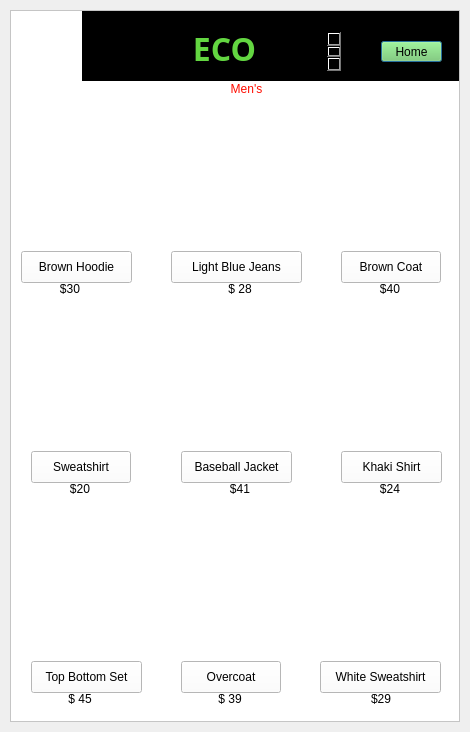
<?xml version="1.0" encoding="UTF-8"?>
<ui version="4.0">
 <class>menwindow</class>
 <widget class="QDialog" name="menwindow">
  <property name="geometry">
   <rect>
    <x>0</x>
    <y>0</y>
    <width>470</width>
    <height>732</height>
   </rect>
  </property>
  <property name="windowTitle">
   <string>Dialog</string>
  </property>
  <layout class="QVBoxLayout" name="verticalLayout">
   <property name="leftMargin">
    <number>10</number>
   </property>
   <property name="topMargin">
    <number>10</number>
   </property>
   <property name="rightMargin">
    <number>10</number>
   </property>
   <property name="bottomMargin">
    <number>10</number>
   </property>
   <item>
    <widget class="QScrollArea" name="scrollArea">
     <property name="styleSheet">
      <string notr="true">background-color: rgb(255, 255, 255);</string>
     </property>
     <property name="widgetResizable">
      <bool>true</bool>
     </property>
     <widget class="QWidget" name="scrollAreaWidgetContents">
      <property name="geometry">
       <rect>
        <x>0</x>
        <y>0</y>
        <width>448</width>
        <height>710</height>
       </rect>
      </property>
      <widget class="QLabel" name="label_menubar">
       <property name="geometry">
        <rect>
         <x>0</x>
         <y>-1</y>
         <width>481</width>
         <height>71</height>
        </rect>
       </property>
       <property name="styleSheet">
        <string notr="true">
background-color: rgb(0, 0, 0);</string>
       </property>
       <property name="text">
        <string/>
       </property>
      </widget>
      <widget class="QLabel" name="label_2_pic2">
       <property name="geometry">
        <rect>
         <x>10</x>
         <y>100</y>
         <width>111</width>
         <height>141</height>
        </rect>
       </property>
       <property name="text">
        <string/>
       </property>
       <property name="pixmap">
        <pixmap>../Downloads/e0144affc973c380da2e8c8db3a44977.jpg</pixmap>
       </property>
       <property name="scaledContents">
        <bool>true</bool>
       </property>
      </widget>
      <widget class="QLabel" name="label_3_pic3">
       <property name="geometry">
        <rect>
         <x>170</x>
         <y>100</y>
         <width>121</width>
         <height>141</height>
        </rect>
       </property>
       <property name="text">
        <string/>
       </property>
       <property name="pixmap">
        <pixmap>../Downloads/c97ab3281066908cd539c99bef718659.jpg</pixmap>
       </property>
       <property name="scaledContents">
        <bool>true</bool>
       </property>
      </widget>
      <widget class="QLabel" name="label_4_pic3">
       <property name="geometry">
        <rect>
         <x>330</x>
         <y>100</y>
         <width>101</width>
         <height>141</height>
        </rect>
       </property>
       <property name="text">
        <string/>
       </property>
       <property name="pixmap">
        <pixmap>../Downloads/a30ee6cab380a293e979792c22a3f1ac.jpg</pixmap>
       </property>
       <property name="scaledContents">
        <bool>true</bool>
       </property>
      </widget>
      <widget class="QLabel" name="label_5_pic5">
       <property name="geometry">
        <rect>
         <x>20</x>
         <y>300</y>
         <width>101</width>
         <height>141</height>
        </rect>
       </property>
       <property name="text">
        <string/>
       </property>
       <property name="pixmap">
        <pixmap>../Downloads/3def5b143e1843ad235e7142f0a75188.jpg</pixmap>
       </property>
       <property name="scaledContents">
        <bool>true</bool>
       </property>
      </widget>
      <widget class="QLabel" name="label_6_pic6">
       <property name="geometry">
        <rect>
         <x>170</x>
         <y>300</y>
         <width>121</width>
         <height>141</height>
        </rect>
       </property>
       <property name="text">
        <string/>
       </property>
       <property name="pixmap">
        <pixmap>../Downloads/638a8ede330061c98707a91e8e841946.jpg</pixmap>
       </property>
       <property name="scaledContents">
        <bool>true</bool>
       </property>
      </widget>
      <widget class="QLabel" name="label_7_pic7">
       <property name="geometry">
        <rect>
         <x>330</x>
         <y>300</y>
         <width>111</width>
         <height>141</height>
        </rect>
       </property>
       <property name="text">
        <string/>
       </property>
       <property name="pixmap">
        <pixmap>../Downloads/9b6b06c404313e1c7b883a8e10bd895a.jpg</pixmap>
       </property>
       <property name="scaledContents">
        <bool>true</bool>
       </property>
      </widget>
      <widget class="QLabel" name="label_12">
       <property name="geometry">
        <rect>
         <x>20</x>
         <y>490</y>
         <width>111</width>
         <height>161</height>
        </rect>
       </property>
       <property name="text">
        <string/>
       </property>
       <property name="pixmap">
        <pixmap>../Downloads/85f4e0b53e13f9b421fa0fde0fb0b0ff.jpg</pixmap>
       </property>
       <property name="scaledContents">
        <bool>true</bool>
       </property>
      </widget>
      <widget class="QLabel" name="label_13">
       <property name="geometry">
        <rect>
         <x>170</x>
         <y>490</y>
         <width>111</width>
         <height>161</height>
        </rect>
       </property>
       <property name="text">
        <string/>
       </property>
       <property name="pixmap">
        <pixmap>../Downloads/dfd13f9be861851de821ce30d98fa992.jpg</pixmap>
       </property>
       <property name="scaledContents">
        <bool>true</bool>
       </property>
      </widget>
      <widget class="QLabel" name="label_14">
       <property name="geometry">
        <rect>
         <x>310</x>
         <y>490</y>
         <width>121</width>
         <height>161</height>
        </rect>
       </property>
       <property name="text">
        <string/>
       </property>
       <property name="pixmap">
        <pixmap>../Downloads/0ecaeb06d693227fd363b879f977abbb.jpg</pixmap>
       </property>
       <property name="scaledContents">
        <bool>true</bool>
       </property>
      </widget>
      <widget class="QLabel" name="label_2">
       <property name="geometry">
        <rect>
         <x>30</x>
         <y>270</y>
         <width>58</width>
         <height>16</height>
        </rect>
       </property>
       <property name="text">
        <string>$30</string>
       </property>
       <property name="alignment">
        <set>Qt::AlignCenter</set>
       </property>
      </widget>
      <widget class="QLabel" name="label_4">
       <property name="geometry">
        <rect>
         <x>200</x>
         <y>270</y>
         <width>58</width>
         <height>16</height>
        </rect>
       </property>
       <property name="text">
        <string>$ 28</string>
       </property>
       <property name="alignment">
        <set>Qt::AlignCenter</set>
       </property>
      </widget>
      <widget class="QLabel" name="label_6">
       <property name="geometry">
        <rect>
         <x>350</x>
         <y>270</y>
         <width>58</width>
         <height>16</height>
        </rect>
       </property>
       <property name="text">
        <string>$40</string>
       </property>
       <property name="alignment">
        <set>Qt::AlignCenter</set>
       </property>
      </widget>
      <widget class="QLabel" name="label_8">
       <property name="geometry">
        <rect>
         <x>40</x>
         <y>470</y>
         <width>58</width>
         <height>16</height>
        </rect>
       </property>
       <property name="text">
        <string>$20</string>
       </property>
       <property name="alignment">
        <set>Qt::AlignCenter</set>
       </property>
      </widget>
      <widget class="QLabel" name="label_10">
       <property name="geometry">
        <rect>
         <x>200</x>
         <y>470</y>
         <width>58</width>
         <height>16</height>
        </rect>
       </property>
       <property name="text">
        <string>$41</string>
       </property>
       <property name="alignment">
        <set>Qt::AlignCenter</set>
       </property>
      </widget>
      <widget class="QLabel" name="label_15">
       <property name="geometry">
        <rect>
         <x>350</x>
         <y>470</y>
         <width>58</width>
         <height>16</height>
        </rect>
       </property>
       <property name="text">
        <string>$24</string>
       </property>
       <property name="alignment">
        <set>Qt::AlignCenter</set>
       </property>
      </widget>
      <widget class="QLabel" name="label_16">
       <property name="geometry">
        <rect>
         <x>40</x>
         <y>680</y>
         <width>58</width>
         <height>16</height>
        </rect>
       </property>
       <property name="text">
        <string>$ 45</string>
       </property>
       <property name="alignment">
        <set>Qt::AlignCenter</set>
       </property>
      </widget>
      <widget class="QLabel" name="label_17">
       <property name="geometry">
        <rect>
         <x>190</x>
         <y>680</y>
         <width>58</width>
         <height>16</height>
        </rect>
       </property>
       <property name="text">
        <string>$ 39</string>
       </property>
       <property name="alignment">
        <set>Qt::AlignCenter</set>
       </property>
      </widget>
      <widget class="QLabel" name="label_18">
       <property name="geometry">
        <rect>
         <x>360</x>
         <y>680</y>
         <width>58</width>
         <height>16</height>
        </rect>
       </property>
       <property name="text">
        <string>$29</string>
       </property>
      </widget>
      <widget class="QLabel" name="label_19_logo">
       <property name="geometry">
        <rect>
         <x>0</x>
         <y>0</y>
         <width>71</width>
         <height>71</height>
        </rect>
       </property>
       <property name="text">
        <string/>
       </property>
       <property name="pixmap">
        <pixmap>../Downloads/EcoWardrobe-01.jpg</pixmap>
       </property>
       <property name="scaledContents">
        <bool>true</bool>
       </property>
      </widget>
      <widget class="QTextBrowser" name="textBrowser">
       <property name="geometry">
        <rect>
         <x>110</x>
         <y>20</y>
         <width>221</width>
         <height>41</height>
        </rect>
       </property>
       <property name="font">
        <font>
         <family>Al Nile</family>
        </font>
       </property>
       <property name="styleSheet">
        <string notr="true">background-color: rgb(0, 0, 0);</string>
       </property>
       <property name="html">
        <string>&lt;!DOCTYPE HTML PUBLIC &quot;-//W3C//DTD HTML 4.0//EN&quot; &quot;http://www.w3.org/TR/REC-html40/strict.dtd&quot;&gt;
&lt;html&gt;&lt;head&gt;&lt;meta name=&quot;qrichtext&quot; content=&quot;1&quot; /&gt;&lt;meta charset=&quot;utf-8&quot; /&gt;&lt;style type=&quot;text/css&quot;&gt;
p, li { white-space: pre-wrap; }
hr { height: 1px; border-width: 0; }
li.unchecked::marker { content: &quot;\2610&quot;; }
li.checked::marker { content: &quot;\2612&quot;; }
&lt;/style&gt;&lt;/head&gt;&lt;body style=&quot; font-family:'Al Nile'; font-size:13pt; font-weight:400; font-style:normal;&quot;&gt;
&lt;p align=&quot;center&quot; style=&quot; margin-top:0px; margin-bottom:0px; margin-left:0px; margin-right:0px; -qt-block-indent:0; text-indent:0px;&quot;&gt;&lt;span style=&quot; font-family:'.AppleSystemUIFont'; font-size:24pt; font-weight:700; color:#63d641;&quot;&gt;ECO WARDROBE&lt;/span&gt;&lt;/p&gt;&lt;/body&gt;&lt;/html&gt;</string>
       </property>
      </widget>
      <widget class="QPushButton" name="pushButton_backhome">
       <property name="geometry">
        <rect>
         <x>370</x>
         <y>30</y>
         <width>61</width>
         <height>21</height>
        </rect>
       </property>
       <property name="styleSheet">
        <string notr="true">background-color: rgb(119, 209, 95);</string>
       </property>
       <property name="text">
        <string>Home</string>
       </property>
      </widget>
      <widget class="QPushButton" name="pushButton_4">
       <property name="geometry">
        <rect>
         <x>330</x>
         <y>240</y>
         <width>100</width>
         <height>32</height>
        </rect>
       </property>
       <property name="text">
        <string>Brown Coat</string>
       </property>
      </widget>
      <widget class="QPushButton" name="pushButton_5">
       <property name="geometry">
        <rect>
         <x>20</x>
         <y>440</y>
         <width>100</width>
         <height>32</height>
        </rect>
       </property>
       <property name="text">
        <string>Sweatshirt</string>
       </property>
      </widget>
      <widget class="QPushButton" name="pushButton_6">
       <property name="geometry">
        <rect>
         <x>170</x>
         <y>440</y>
         <width>111</width>
         <height>32</height>
        </rect>
       </property>
       <property name="text">
        <string>Baseball Jacket</string>
       </property>
      </widget>
      <widget class="QPushButton" name="pushButton_7">
       <property name="geometry">
        <rect>
         <x>330</x>
         <y>440</y>
         <width>101</width>
         <height>32</height>
        </rect>
       </property>
       <property name="text">
        <string>Khaki Shirt</string>
       </property>
      </widget>
      <widget class="QPushButton" name="pushButton_8">
       <property name="geometry">
        <rect>
         <x>20</x>
         <y>650</y>
         <width>111</width>
         <height>32</height>
        </rect>
       </property>
       <property name="text">
        <string>Top Bottom Set</string>
       </property>
      </widget>
      <widget class="QPushButton" name="pushButton_9">
       <property name="geometry">
        <rect>
         <x>170</x>
         <y>650</y>
         <width>100</width>
         <height>32</height>
        </rect>
       </property>
       <property name="text">
        <string>Overcoat</string>
       </property>
      </widget>
      <widget class="QPushButton" name="pushButton_10">
       <property name="geometry">
        <rect>
         <x>309</x>
         <y>650</y>
         <width>121</width>
         <height>32</height>
        </rect>
       </property>
       <property name="text">
        <string>White Sweatshirt</string>
       </property>
      </widget>
      <widget class="QPushButton" name="pushButton_3">
       <property name="geometry">
        <rect>
         <x>160</x>
         <y>240</y>
         <width>131</width>
         <height>32</height>
        </rect>
       </property>
       <property name="text">
        <string>Light Blue Jeans</string>
       </property>
      </widget>
      <widget class="QPushButton" name="pushButton_2">
       <property name="geometry">
        <rect>
         <x>10</x>
         <y>240</y>
         <width>111</width>
         <height>32</height>
        </rect>
       </property>
       <property name="text">
        <string>Brown Hoodie</string>
       </property>
      </widget>
      <widget class="QLabel" name="label_20">
       <property name="geometry">
        <rect>
         <x>150</x>
         <y>70</y>
         <width>171</width>
         <height>16</height>
        </rect>
       </property>
       <property name="styleSheet">
        <string notr="true">color: rgb(255, 12, 0);
font: 700 13pt &quot;Gill Sans&quot;;
</string>
       </property>
       <property name="text">
        <string>Men's</string>
       </property>
       <property name="alignment">
        <set>Qt::AlignCenter</set>
       </property>
      </widget>
     </widget>
    </widget>
   </item>
  </layout>
 </widget>
 <resources/>
 <connections/>
</ui>
